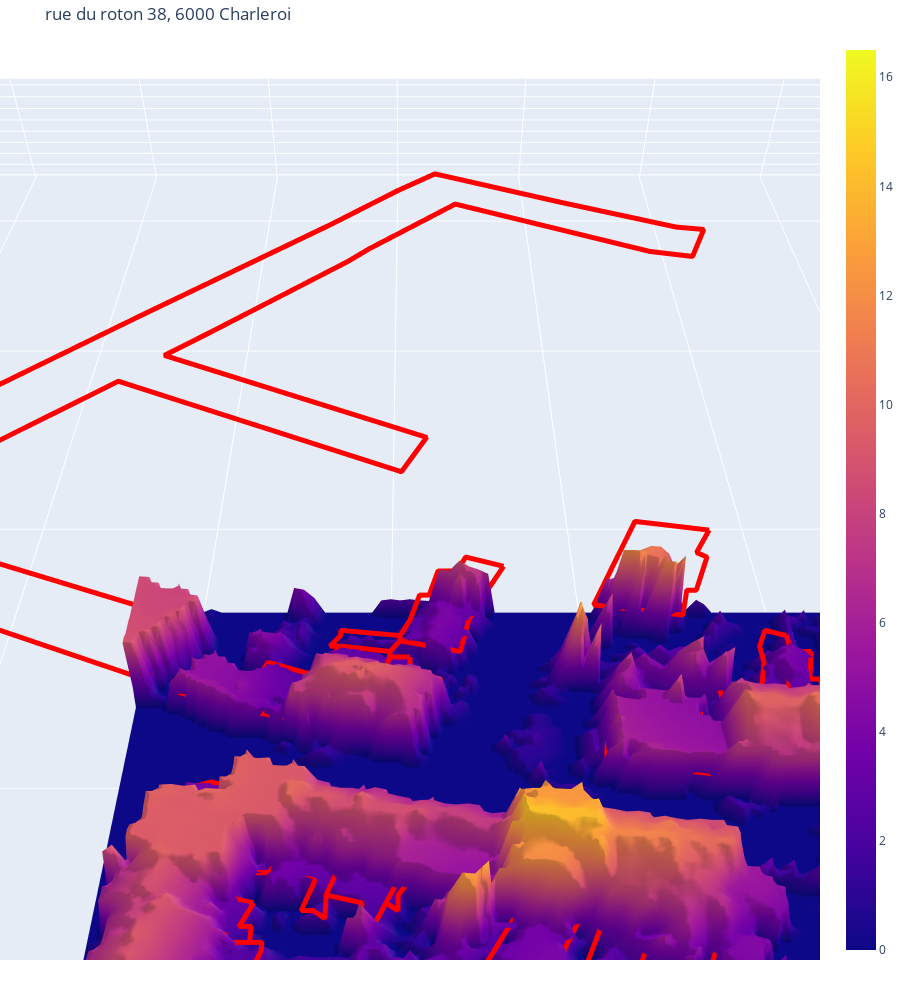

Write notebook code for a chart like this one.
### Code cell
data = rasterio.open(f'CHM_{time}')
xMin, yMin, xMax, yMax = data.bounds
z_data = pd.DataFrame(data.read(1))
z_data.index   = list(range(int(yMax), int(yMin), -1))
z_data.columns = list(range(int(xMin), int(xMax)))
z_data = z_data.applymap(lambda x: 0 if x < 0.5 else round(x, 1))
print(z_data)

fig = go.Figure(go.Surface(z=z_data.values, x=z_data.columns, y=z_data.index, opacity=1))

for feature in features:
    fig.add_scatter3d(x=feature['X'], y=feature['Y'], z=[3]*len(feature['X']),
                      mode='lines',showlegend=False,
                      line=dict(color='red', width=10)
                     )

fig.update_layout(
    title=address,
    width=900,
    height=1000,
    margin=dict(t=40, r=0, l=0, b=40),
    scene = {"xaxis": {'showspikes': False},
             "yaxis": {'showspikes': False},
             "zaxis": {'showspikes': False},
             'camera_eye': {"x": 0, "y": -0.5, "z": 0.5},
             "aspectratio": {"x": 1, "y": 1, "z": 0.1}
            })
fig.show()
# print("tes2")

### Figure 1 — Plotly figure (JSON) as saved in the notebook; plotly's stock layout.template omitted (floating-point values rounded to 4 significant figures; data arrays with more than 128 entries replaced by an {"elided": "..."} marker saying what was removed)
{"data": [{"opacity": 1, "type": "surface", "x": [155615, 155616, 155617, 155618, 155619, 155620, 155621, 155622, 155623, 155624, 155625, 155626, 155627, 155628, 155629, 155630, 155631, 155632, 155633, 155634, 155635, 155636, 155637, 155638, 155639, 155640, 155641, 155642, 155643, 155644, 155645, 155646, 155647, 155648, 155649, 155650, 155651, 155652, 155653, 155654, 155655, 155656, 155657, 155658, 155659, 155660, 155661, 155662, 155663, 155664, 155665, 155666, 155667, 155668, 155669, 155670, 155671, 155672, 155673, 155674, 155675, 155676, 155677, 155678, 155679, 155680, 155681, 155682, 155683, 155684, 155685, 155686, 155687, 155688, 155689, 155690, 155691, 155692, 155693, 155694, 155695, 155696, 155697, 155698, 155699, 155700, 155701, 155702, 155703, 155704, 155705, 155706, 155707, 155708, 155709, 155710, 155711, 155712, 155713, 155714, 155715], "y": [123431, 123430, 123429, 123428, 123427, 123426, 123425, 123424, 123423, 123422, 123421, 123420, 123419, 123418, 123417, 123416, 123415, 123414, 123413, 123412, 123411, 123410, 123409, 123408, 123407, 123406, 123405, 123404, 123403, 123402, 123401, 123400, 123399, 123398, 123397, 123396, 123395, 123394, 123393, 123392, 123391, 123390, 123389, 123388, 123387, 123386, 123385, 123384, 123383, 123382, 123381, 123380, 123379, 123378, 123377, 123376, 123375, 123374, 123373, 123372, 123371, 123370, 123369, 123368, 123367, 123366, 123365, 123364, 123363, 123362, 123361, 123360, 123359, 123358, 123357, 123356, 123355, 123354, 123353, 123352, 123351, 123350, 123349, 123348, 123347, 123346, 123345, 123344, 123343, 123342, 123341, 123340, 123339, 123338, 123337, 123336, 123335, 123334, 123333, 123332, 123331], "z": {"elided": "101x101 float values"}}, {"line": {"color": "red", "width": 10}, "mode": "lines", "showlegend": false, "type": "scatter3d", "x": [155618, 155620, 155619, 155617, 155617, 155618, 155618, 155621, 155621, 155618, 155616, 155613, 155613, 155613, 155615, 155618], "y": [123332, 123332, 123330, 123330, 123329, 123329, 123329, 123329, 123326, 123327, 123328, 123328, 123329, 123329, 123333, 123332], "z": [3, 3, 3, 3, 3, 3, 3, 3, 3, 3, 3, 3, 3, 3, 3, 3]}, {"line": {"color": "red", "width": 10}, "mode": "lines", "showlegend": false, "type": "scatter3d", "x": [155621, 155620, 155618, 155615, 155615, 155616, 155616, 155621], "y": [123337, 123332, 123332, 123333, 123333, 123338, 123338, 123337], "z": [3, 3, 3, 3, 3, 3, 3, 3]}, {"line": {"color": "red", "width": 10}, "mode": "lines", "showlegend": false, "type": "scatter3d", "x": [155616, 155616, 155615, 155607, 155607, 155608, 155616], "y": [123338, 123338, 123333, 123336, 123337, 123340, 123338], "z": [3, 3, 3, 3, 3, 3, 3]}, {"line": {"color": "red", "width": 10}, "mode": "lines", "showlegend": false, "type": "scatter3d", "x": [155620, 155625, 155627, 155626, 155623, 155621, 155616, 155617, 155617, 155617, 155620], "y": [123342, 123341, 123341, 123335, 123336, 123337, 123338, 123343, 123343, 123343, 123342], "z": [3, 3, 3, 3, 3, 3, 3, 3, 3, 3, 3]}, {"line": {"color": "red", "width": 10}, "mode": "lines", "showlegend": false, "type": "scatter3d", "x": [155617, 155617, 155616, 155608, 155609, 155617], "y": [123343, 123343, 123338, 123340, 123345, 123343], "z": [3, 3, 3, 3, 3, 3]}, {"line": {"color": "red", "width": 10}, "mode": "lines", "showlegend": false, "type": "scatter3d", "x": [155621, 155621, 155621, 155621, 155625, 155625, 155620, 155617, 155619, 155621], "y": [123347, 123346, 123346, 123344, 123342, 123341, 123342, 123343, 123348, 123347], "z": [3, 3, 3, 3, 3, 3, 3, 3, 3, 3]}, {"line": {"color": "red", "width": 10}, "mode": "lines", "showlegend": false, "type": "scatter3d", "x": [155619, 155617, 155617, 155609, 155611, 155619], "y": [123348, 123343, 123343, 123345, 123350, 123348], "z": [3, 3, 3, 3, 3, 3]}, {"line": {"color": "red", "width": 10}, "mode": "lines", "showlegend": false, "type": "scatter3d", "x": [155623, 155624, 155624, 155623, 155626, 155625, 155621, 155619, 155620, 155623], "y": [123352, 123351, 123351, 123348, 123348, 123345, 123347, 123348, 123352, 123352], "z": [3, 3, 3, 3, 3, 3, 3, 3, 3, 3]}, {"line": {"color": "red", "width": 10}, "mode": "lines", "showlegend": false, "type": "scatter3d", "x": [155620, 155619, 155611, 155612, 155620], "y": [123352, 123348, 123350, 123355, 123352], "z": [3, 3, 3, 3, 3]}, {"line": {"color": "red", "width": 10}, "mode": "lines", "showlegend": false, "type": "scatter3d", "x": [155660, 155657, 155653, 155656, 155660], "y": [123354, 123345, 123347, 123355, 123354], "z": [3, 3, 3, 3, 3]}, {"line": {"color": "red", "width": 10}, "mode": "lines", "showlegend": false, "type": "scatter3d", "x": [155627, 155629, 155634, 155634, 155634, 155633, 155633, 155627, 155624, 155623, 155620, 155621, 155627], "y": [123356, 123355, 123354, 123353, 123353, 123349, 123349, 123350, 123351, 123352, 123352, 123357, 123356], "z": [3, 3, 3, 3, 3, 3, 3, 3, 3, 3, 3, 3, 3]}, {"line": {"color": "red", "width": 10}, "mode": "lines", "showlegend": false, "type": "scatter3d", "x": [155621, 155620, 155612, 155613, 155621], "y": [123357, 123352, 123355, 123360, 123357], "z": [3, 3, 3, 3, 3]}, {"line": {"color": "red", "width": 10}, "mode": "lines", "showlegend": false, "type": "scatter3d", "x": [155625, 155627, 155626, 155627, 155627, 155629, 155629, 155627, 155621, 155623, 155625], "y": [123361, 123361, 123358, 123357, 123358, 123357, 123355, 123356, 123357, 123362, 123361], "z": [3, 3, 3, 3, 3, 3, 3, 3, 3, 3, 3]}, {"line": {"color": "red", "width": 10}, "mode": "lines", "showlegend": false, "type": "scatter3d", "x": [155711, 155711, 155717, 155716, 155715, 155703, 155704, 155711], "y": [123363, 123362, 123362, 123357, 123348, 123349, 123364, 123363], "z": [3, 3, 3, 3, 3, 3, 3, 3]}, {"line": {"color": "red", "width": 10}, "mode": "lines", "showlegend": false, "type": "scatter3d", "x": [155623, 155621, 155613, 155615, 155615, 155623], "y": [123362, 123357, 123360, 123364, 123364, 123362], "z": [3, 3, 3, 3, 3, 3]}, {"line": {"color": "red", "width": 10}, "mode": "lines", "showlegend": false, "type": "scatter3d", "x": [155627, 155627, 155631, 155630, 155630, 155627, 155625, 155623, 155624, 155627], "y": [123366, 123364, 123362, 123360, 123360, 123361, 123361, 123362, 123367, 123366], "z": [3, 3, 3, 3, 3, 3, 3, 3, 3, 3]}, {"line": {"color": "red", "width": 10}, "mode": "lines", "showlegend": false, "type": "scatter3d", "x": [155624, 155624, 155623, 155615, 155616, 155624], "y": [123367, 123367, 123362, 123364, 123369, 123367], "z": [3, 3, 3, 3, 3, 3]}, {"line": {"color": "red", "width": 10}, "mode": "lines", "showlegend": false, "type": "scatter3d", "x": [155629, 155630, 155630, 155630, 155629, 155629, 155627, 155624, 155624, 155624, 155625, 155629], "y": [123371, 123370, 123370, 123370, 123366, 123365, 123366, 123367, 123367, 123367, 123372, 123371], "z": [3, 3, 3, 3, 3, 3, 3, 3, 3, 3, 3, 3]}, {"line": {"color": "red", "width": 10}, "mode": "lines", "showlegend": false, "type": "scatter3d", "x": [155625, 155624, 155624, 155616, 155618, 155625], "y": [123372, 123367, 123367, 123369, 123374, 123372], "z": [3, 3, 3, 3, 3, 3]}, {"line": {"color": "red", "width": 10}, "mode": "lines", "showlegend": false, "type": "scatter3d", "x": [155629, 155630, 155630, 155629, 155625, 155627, 155629], "y": [123376, 123376, 123375, 123371, 123372, 123376, 123376], "z": [3, 3, 3, 3, 3, 3, 3]}, {"line": {"color": "red", "width": 10}, "mode": "lines", "showlegend": false, "type": "scatter3d", "x": [155625, 155627, 155627, 155625, 155618, 155619, 155625], "y": [123377, 123377, 123376, 123372, 123374, 123379, 123377], "z": [3, 3, 3, 3, 3, 3, 3]}, {"line": {"color": "red", "width": 10}, "mode": "lines", "showlegend": false, "type": "scatter3d", "x": [155662, 155661, 155660, 155660, 155656, 155658, 155662], "y": [123378, 123375, 123372, 123372, 123373, 123379, 123378], "z": [3, 3, 3, 3, 3, 3, 3]}, {"line": {"color": "red", "width": 10}, "mode": "lines", "showlegend": false, "type": "scatter3d", "x": [155656, 155652, 155647, 155651, 155656], "y": [123379, 123369, 123371, 123380, 123379], "z": [3, 3, 3, 3, 3]}, {"line": {"color": "red", "width": 10}, "mode": "lines", "showlegend": false, "type": "scatter3d", "x": [155715, 155721, 155721, 155720, 155715, 155707, 155708, 155715], "y": [123380, 123379, 123379, 123374, 123375, 123376, 123381, 123380], "z": [3, 3, 3, 3, 3, 3, 3, 3]}, {"line": {"color": "red", "width": 10}, "mode": "lines", "showlegend": false, "type": "scatter3d", "x": [155629, 155628, 155629, 155629, 155627, 155627, 155625, 155626, 155629], "y": [123381, 123378, 123378, 123376, 123376, 123377, 123377, 123382, 123381], "z": [3, 3, 3, 3, 3, 3, 3, 3, 3]}, {"line": {"color": "red", "width": 10}, "mode": "lines", "showlegend": false, "type": "scatter3d", "x": [155642, 155641, 155641, 155640, 155641, 155642], "y": [123384, 123382, 123380, 123381, 123384, 123384], "z": [3, 3, 3, 3, 3, 3]}, {"line": {"color": "red", "width": 10}, "mode": "lines", "showlegend": false, "type": "scatter3d", "x": [155626, 155625, 155619, 155617, 155618, 155626], "y": [123382, 123377, 123379, 123379, 123384, 123382], "z": [3, 3, 3, 3, 3, 3]}, {"line": {"color": "red", "width": 10}, "mode": "lines", "showlegend": false, "type": "scatter3d", "x": [155641, 155641, 155640, 155639, 155637, 155638, 155638, 155635, 155635, 155635, 155636, 155641], "y": [123384, 123384, 123381, 123378, 123378, 123379, 123381, 123382, 123382, 123382, 123386, 123384], "z": [3, 3, 3, 3, 3, 3, 3, 3, 3, 3, 3, 3]}, {"line": {"color": "red", "width": 10}, "mode": "lines", "showlegend": false, "type": "scatter3d", "x": [155636, 155635, 155635, 155635, 155634, 155633, 155634, 155630, 155631, 155636], "y": [123386, 123382, 123382, 123379, 123380, 123380, 123384, 123385, 123387, 123386], "z": [3, 3, 3, 3, 3, 3, 3, 3, 3, 3]}, {"line": {"color": "red", "width": 10}, "mode": "lines", "showlegend": false, "type": "scatter3d", "x": [155631, 155630, 155629, 155628, 155631], "y": [123387, 123385, 123385, 123388, 123387], "z": [3, 3, 3, 3, 3]}, {"line": {"color": "red", "width": 10}, "mode": "lines", "showlegend": false, "type": "scatter3d", "x": [155669, 155668, 155666, 155661, 155662, 155663, 155663, 155664, 155669], "y": [123387, 123379, 123373, 123375, 123378, 123384, 123384, 123388, 123387], "z": [3, 3, 3, 3, 3, 3, 3, 3, 3]}, {"line": {"color": "red", "width": 10}, "mode": "lines", "showlegend": false, "type": "scatter3d", "x": [155664, 155663, 155663, 155662, 155658, 155656, 155658, 155664], "y": [123388, 123384, 123384, 123378, 123379, 123379, 123389, 123388], "z": [3, 3, 3, 3, 3, 3, 3, 3]}, {"line": {"color": "red", "width": 10}, "mode": "lines", "showlegend": false, "type": "scatter3d", "x": [155658, 155656, 155651, 155650, 155650, 155651, 155658], "y": [123389, 123379, 123380, 123380, 123381, 123390, 123389], "z": [3, 3, 3, 3, 3, 3, 3]}, {"line": {"color": "red", "width": 10}, "mode": "lines", "showlegend": false, "type": "scatter3d", "x": [155628, 155626, 155618, 155620, 155628], "y": [123388, 123382, 123384, 123390, 123388], "z": [3, 3, 3, 3, 3]}, {"line": {"color": "red", "width": 10}, "mode": "lines", "showlegend": false, "type": "scatter3d", "x": [155651, 155650, 155642, 155641, 155641, 155643, 155651], "y": [123390, 123381, 123384, 123384, 123384, 123392, 123390], "z": [3, 3, 3, 3, 3, 3, 3]}, {"line": {"color": "red", "width": 10}, "mode": "lines", "showlegend": false, "type": "scatter3d", "x": [155643, 155641, 155636, 155638, 155643], "y": [123392, 123384, 123386, 123394, 123392], "z": [3, 3, 3, 3, 3]}, {"line": {"color": "red", "width": 10}, "mode": "lines", "showlegend": false, "type": "scatter3d", "x": [155638, 155636, 155631, 155634, 155638], "y": [123394, 123386, 123387, 123395, 123394], "z": [3, 3, 3, 3, 3]}, {"line": {"color": "red", "width": 10}, "mode": "lines", "showlegend": false, "type": "scatter3d", "x": [155634, 155631, 155628, 155630, 155634], "y": [123395, 123387, 123388, 123396, 123395], "z": [3, 3, 3, 3, 3]}, {"line": {"color": "red", "width": 10}, "mode": "lines", "showlegend": false, "type": "scatter3d", "x": [155627, 155630, 155628, 155620, 155621, 155622, 155624, 155627], "y": [123397, 123396, 123388, 123390, 123393, 123397, 123398, 123397], "z": [3, 3, 3, 3, 3, 3, 3, 3]}, {"line": {"color": "red", "width": 10}, "mode": "lines", "showlegend": false, "type": "scatter3d", "x": [155718, 155717, 155711, 155712, 155718], "y": [123401, 123392, 123393, 123401, 123401], "z": [3, 3, 3, 3, 3]}, {"line": {"color": "red", "width": 10}, "mode": "lines", "showlegend": false, "type": "scatter3d", "x": [155712, 155712, 155711, 155697, 155699, 155712], "y": [123402, 123401, 123393, 123395, 123405, 123402], "z": [3, 3, 3, 3, 3, 3]}, {"line": {"color": "red", "width": 10}, "mode": "lines", "showlegend": false, "type": "scatter3d", "x": [155719, 155719, 155718, 155718, 155712, 155712, 155712, 155712, 155719], "y": [123405, 123403, 123403, 123401, 123401, 123402, 123403, 123406, 123405], "z": [3, 3, 3, 3, 3, 3, 3, 3, 3]}, {"line": {"color": "red", "width": 10}, "mode": "lines", "showlegend": false, "type": "scatter3d", "x": [155699, 155699, 155699, 155697, 155696, 155690, 155692, 155692, 155699], "y": [123407, 123407, 123405, 123395, 123395, 123396, 123408, 123408, 123407], "z": [3, 3, 3, 3, 3, 3, 3, 3, 3]}, {"line": {"color": "red", "width": 10}, "mode": "lines", "showlegend": false, "type": "scatter3d", "x": [155684, 155686, 155690, 155692, 155692, 155690, 155689, 155685, 155683, 155683, 155684, 155684], "y": [123409, 123409, 123408, 123408, 123408, 123396, 123396, 123397, 123397, 123397, 123409, 123409], "z": [3, 3, 3, 3, 3, 3, 3, 3, 3, 3, 3, 3]}, {"line": {"color": "red", "width": 10}, "mode": "lines", "showlegend": false, "type": "scatter3d", "x": [155684, 155683, 155683, 155677, 155678, 155684], "y": [123409, 123397, 123397, 123398, 123410, 123409], "z": [3, 3, 3, 3, 3, 3]}, {"line": {"color": "red", "width": 10}, "mode": "lines", "showlegend": false, "type": "scatter3d", "x": [155672, 155678, 155677, 155671, 155672, 155672, 155672], "y": [123411, 123410, 123398, 123399, 123406, 123411, 123411], "z": [3, 3, 3, 3, 3, 3, 3]}, {"line": {"color": "red", "width": 10}, "mode": "lines", "showlegend": false, "type": "scatter3d", "x": [155670, 155669, 155672, 155671, 155660, 155661, 155663, 155663, 155665, 155670], "y": [123411, 123406, 123406, 123399, 123401, 123410, 123409, 123411, 123411, 123411], "z": [3, 3, 3, 3, 3, 3, 3, 3, 3, 3]}, {"line": {"color": "red", "width": 10}, "mode": "lines", "showlegend": false, "type": "scatter3d", "x": [155713, 155712, 155712, 155712, 155712, 155699, 155699, 155699, 155699, 155700, 155713], "y": [123412, 123406, 123406, 123403, 123402, 123405, 123407, 123407, 123409, 123414, 123412], "z": [3, 3, 3, 3, 3, 3, 3, 3, 3, 3, 3]}, {"line": {"color": "red", "width": 10}, "mode": "lines", "showlegend": false, "type": "scatter3d", "x": [155687, 155686, 155684, 155685, 155687], "y": [123414, 123409, 123409, 123414, 123414], "z": [3, 3, 3, 3, 3]}, {"line": {"color": "red", "width": 10}, "mode": "lines", "showlegend": false, "type": "scatter3d", "x": [155645, 155642, 155637, 155639, 155645], "y": [123413, 123405, 123406, 123414, 123413], "z": [3, 3, 3, 3, 3]}, {"line": {"color": "red", "width": 10}, "mode": "lines", "showlegend": false, "type": "scatter3d", "x": [155700, 155699, 155699, 155692, 155692, 155692, 155693, 155700], "y": [123414, 123409, 123407, 123408, 123408, 123408, 123415, 123414], "z": [3, 3, 3, 3, 3, 3, 3, 3]}, {"line": {"color": "red", "width": 10}, "mode": "lines", "showlegend": false, "type": "scatter3d", "x": [155639, 155637, 155631, 155633, 155633, 155633, 155639], "y": [123414, 123406, 123408, 123416, 123416, 123416, 123414], "z": [3, 3, 3, 3, 3, 3, 3]}, {"line": {"color": "red", "width": 10}, "mode": "lines", "showlegend": false, "type": "scatter3d", "x": [155628, 155632, 155633, 155633, 155631, 155628, 155625, 155626, 155627, 155628, 155628], "y": [123418, 123416, 123416, 123416, 123408, 123409, 123410, 123413, 123415, 123418, 123418], "z": [3, 3, 3, 3, 3, 3, 3, 3, 3, 3, 3]}, {"line": {"color": "red", "width": 10}, "mode": "lines", "showlegend": false, "type": "scatter3d", "x": [155622, 155623, 155626, 155627, 155626, 155625, 155619, 155620, 155622, 155622], "y": [123418, 123417, 123415, 123415, 123413, 123410, 123413, 123414, 123418, 123418], "z": [3, 3, 3, 3, 3, 3, 3, 3, 3, 3]}, {"line": {"color": "red", "width": 10}, "mode": "lines", "showlegend": false, "type": "scatter3d", "x": [155642, 155642, 155645, 155645, 155639, 155640, 155642], "y": [123419, 123416, 123415, 123413, 123414, 123419, 123419], "z": [3, 3, 3, 3, 3, 3, 3]}, {"line": {"color": "red", "width": 10}, "mode": "lines", "showlegend": false, "type": "scatter3d", "x": [155682, 155681, 155682, 155682, 155683, 155684, 155685, 155685, 155684, 155684, 155678, 155679, 155680, 155682], "y": [123420, 123415, 123415, 123413, 123413, 123417, 123416, 123414, 123409, 123409, 123410, 123415, 123420, 123420], "z": [3, 3, 3, 3, 3, 3, 3, 3, 3, 3, 3, 3, 3, 3]}, {"line": {"color": "red", "width": 10}, "mode": "lines", "showlegend": false, "type": "scatter3d", "x": [155635, 155640, 155640, 155639, 155633, 155635, 155635], "y": [123421, 123420, 123419, 123414, 123416, 123421, 123421], "z": [3, 3, 3, 3, 3, 3, 3]}, {"line": {"color": "red", "width": 10}, "mode": "lines", "showlegend": false, "type": "scatter3d", "x": [155680, 155680, 155679, 155678, 155672, 155672, 155672, 155673, 155676, 155677, 155677, 155677, 155677, 155677, 155677, 155678, 155680], "y": [123423, 123420, 123415, 123410, 123411, 123411, 123413, 123414, 123413, 123418, 123418, 123420, 123420, 123420, 123421, 123424, 123423], "z": [3, 3, 3, 3, 3, 3, 3, 3, 3, 3, 3, 3, 3, 3, 3, 3, 3]}, {"line": {"color": "red", "width": 10}, "mode": "lines", "showlegend": false, "type": "scatter3d", "x": [155641, 155641, 155640, 155635, 155635, 155634, 155635, 155635, 155641], "y": [123423, 123422, 123420, 123421, 123421, 123421, 123423, 123424, 123423], "z": [3, 3, 3, 3, 3, 3, 3, 3, 3]}, {"line": {"color": "red", "width": 10}, "mode": "lines", "showlegend": false, "type": "scatter3d", "x": [155644, 155649, 155649, 155648, 155647, 155641, 155641, 155642, 155643, 155644], "y": [123431, 123429, 123429, 123426, 123420, 123422, 123423, 123426, 123431, 123431], "z": [3, 3, 3, 3, 3, 3, 3, 3, 3, 3]}, {"line": {"color": "red", "width": 10}, "mode": "lines", "showlegend": false, "type": "scatter3d", "x": [155652, 155649, 155649, 155649, 155644, 155645, 155645, 155647, 155648, 155652], "y": [123437, 123429, 123429, 123429, 123431, 123436, 123436, 123436, 123439, 123437], "z": [3, 3, 3, 3, 3, 3, 3, 3, 3, 3]}, {"line": {"color": "red", "width": 10}, "mode": "lines", "showlegend": false, "type": "scatter3d", "x": [155675, 155673, 155674, 155672, 155671, 155670, 155661, 155667, 155675], "y": [123445, 123440, 123439, 123432, 123432, 123427, 123429, 123447, 123445], "z": [3, 3, 3, 3, 3, 3, 3, 3, 3]}, {"line": {"color": "red", "width": 10}, "mode": "lines", "showlegend": false, "type": "scatter3d", "x": [155665, 155682, 155686, 155683, 155677, 155649, 155636, 155633, 155615, 155610, 155644, 155641, 155605, 155579, 155619, 155621, 155616, 155597, 155563, 155570, 155606, 155630, 155640, 155646, 155665], "y": [123550, 123539, 123538, 123527, 123529, 123549, 123530, 123525, 123499, 123492, 123468, 123459, 123484, 123448, 123426, 123425, 123415, 123426, 123444, 123454, 123506, 123540, 123555, 123563, 123550], "z": [3, 3, 3, 3, 3, 3, 3, 3, 3, 3, 3, 3, 3, 3, 3, 3, 3, 3, 3, 3, 3, 3, 3, 3, 3]}], "layout": {"height": 1000, "margin": {"b": 40, "l": 0, "r": 0, "t": 40}, "scene": {"aspectratio": {"x": 1, "y": 1, "z": 0.1}, "camera": {"eye": {"x": 0, "y": -0.5, "z": 0.5}}, "xaxis": {"showspikes": false}, "yaxis": {"showspikes": false}, "zaxis": {"showspikes": false}}, "title": {"text": "rue du roton 38, 6000 Charleroi"}, "width": 900}}
